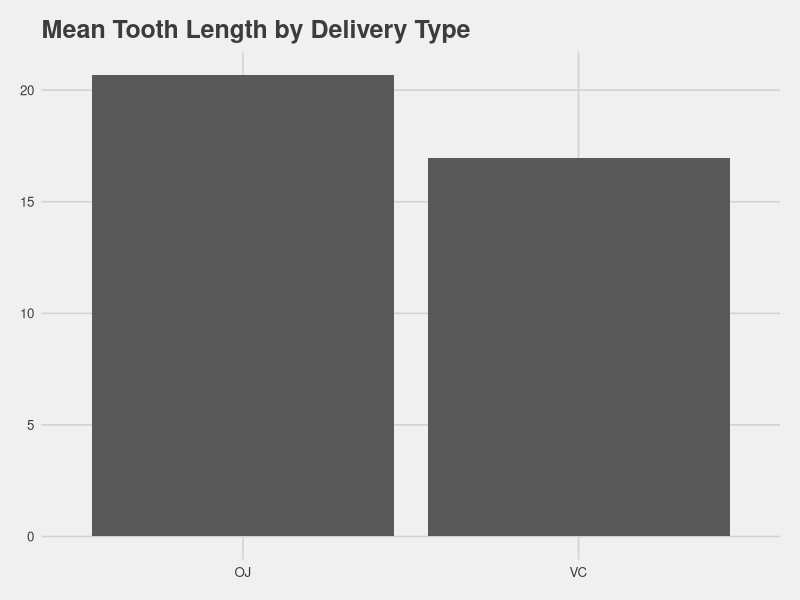
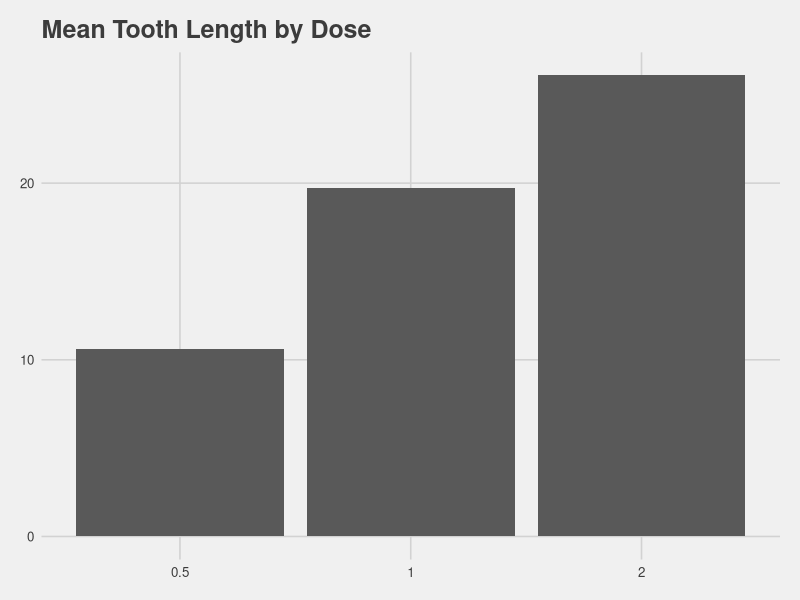
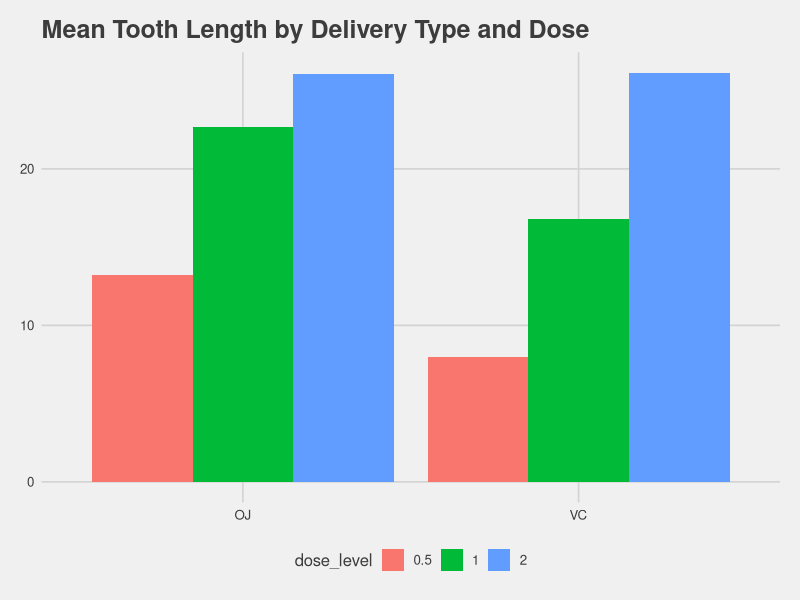

Reproduce these figures in R, in order.
## ---- chunk 1
library(dplyr)
library(ggplot2)
library(ggthemes)
## ---- chunk 2
# load the data and then assign the dataset to a shorter name for convenience
# (and in case we want to return to the original data for any reason)
data(ToothGrowth)
tg <- ToothGrowth

# inspect the dataframe
str(tg)

# add a factored version of dose for cases where we might want to treat this
# as a grouping variable (e.g. plotting)
tg$dose_level <- factor(tg$dose)

# observe the mean tooth length and standard deviation for each delivery type
sum_supp <- summarise(group_by(tg, supp), 
                      mean_length = mean(len),
                      sd_length = sd(len))

# observe the mean tooth length and standard deviation for each dose combination
sum_dose <- summarise(group_by(tg, dose_level), 
                      mean_length = mean(len),
                      sd_length = sd(len))

# for each dose/delivery combination
sum_combo <- summarise(group_by(tg, supp, dose_level), 
                       mean_length = mean(len),
                       sd_length = sd(len))

# print the summaries along with a visualization of each
sum_supp
ggplot(sum_supp, aes(x = supp, y = mean_length)) +
    geom_bar(stat = "identity") +
    labs(title = "Mean Tooth Length by Delivery Type") +
    theme_fivethirtyeight()

sum_dose
ggplot(sum_dose, aes(x = dose_level, y = mean_length)) +
    geom_bar(stat = "identity") +
    labs(title = "Mean Tooth Length by Dose") +
    theme_fivethirtyeight()

sum_combo
ggplot(sum_combo, aes(x = supp, y = mean_length, fill = dose_level)) +
    geom_bar(stat = "identity", position = "dodge") +
    labs(title = "Mean Tooth Length by Delivery Type and Dose") +
    theme_fivethirtyeight()

## ---- chunk 3
# we use a conservative t-test: two-sided, assuming unequal variance
# since we don't have pairing information, we treat the groups as independent
t.test(len ~ supp,
       data = tg,
       alternative = "two.sided",
       var.equal = FALSE
       )
## ---- chunk 4
# as before, we use conservative t-tesst: two-sided, assuming unequal variance
# since we don't have pairing information, we treat the groups as independent

# 0.5 v 1.0
tg_05_10 <- tg[tg$dose_level == "0.5" | tg$dose_level == "1", ]
t.test(len ~ dose_level,
       data = tg_05_10,
       alternative = "two.sided",
       var.equal = FALSE
       )

# 0.5 v 2.0
tg_05_20 <- tg[tg$dose_level == "0.5" | tg$dose_level == "2", ]
t.test(len ~ dose_level,
       data = tg_05_20,
       alternative = "two.sided",
       var.equal = FALSE
       )

# 1.0 v 2.0
tg_10_20 <- tg[tg$dose_level == "1" | tg$dose_level == "2", ]
t.test(len ~ dose_level,
       data = tg_10_20,
       alternative = "two.sided",
       var.equal = FALSE
       )

